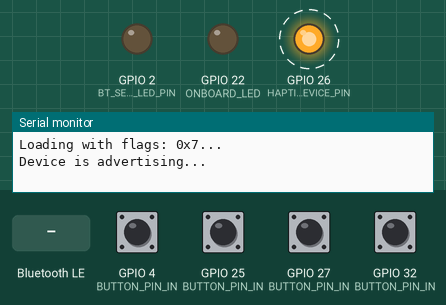
A program run on a simulated ESP32. Parts: output pins drawn as LEDs (lit = HIGH), the last lines printed to the serial monitor. Dashed ring = blinking. Inputs (shaded band) come from the test bench; at power-on: GPIO 4 (BUTTON_PIN_IN), GPIO 25 (BUTTON_PIN_IN), GPIO 27 (BUTTON_PIN_IN), GPIO 32 (BUTTON_PIN_IN) HIGH. Nothing arrives over Bluetooth unless stated; a phone connects over Bluetooth LE 3 s after start.

Above: at 1.2 s.
1.3 s: Bluetooth LE write "2" received
At 1.4 s:
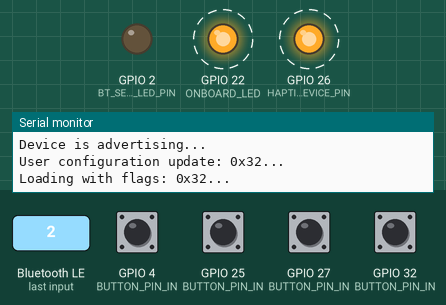
At 4.1 s:
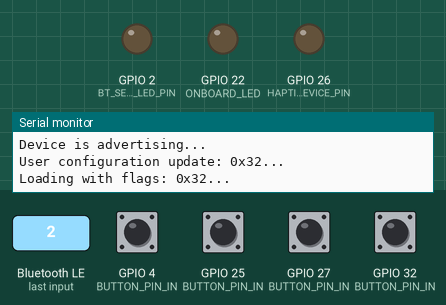
4.3 s: GPIO 4 (BUTTON_PIN_IN) pulled LOW for 0.15 s
5.9 s: Bluetooth LE write "1" received
Timing chart, 0 to 8.9 s (numbered marks = the images above; inputs shaded):
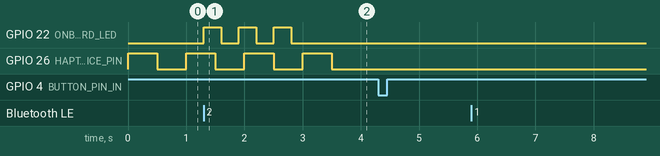

Measured:
- after the input at 1.3 s, GPIO 22 (ONBOARD_LED): alternates HIGH for 0.30 s and LOW for 0.30 s, 6 changes in all, then stays LOW, starting at once
- by itself, GPIO 26 (HAPTIC_DEVICE_PIN): alternates HIGH for 0.50 s and LOW for 0.50 s

The program:

main.cpp
```cpp
#include <Arduino.h>
#include <AceButton.h>
#include <BLEDevice.h>
#include <BLEServer.h>
#include <BLEUtils.h>
#include <BLE2902.h>
#include <EEPROM.h>

#include "ButtonModel.h"
#include "Data.h"
#include "Notification.h"

using namespace ace_button;

// Device presets
#define BT_SESSION_LED_PIN 2
#define HAPTIC_DEVICE_PIN 26
#define ONBOARD_LED 22
#define BUTTON_COUNT 4
const uint8_t  BUTTON_PIN_IN[BUTTON_COUNT] = {27, 25, 32, 4};

// Bluetooth Descriptors
#define DEVICE_NAME                      "ABA Cricket"
#define SERVICE_UUID                     "00afbfe4-0000-4233-bb16-1e3500150000"
#define SESSION_CHARACTERISTIC_ID        "00afbfe4-0001-4233-bb16-1e3500150000"
#define DEVICE_STATE_CHARACTERISTIC_ID   "00afbfe4-0010-4233-bb16-1e3500150000"
#define DEVICE_OPTIONS_CHARACTERISTIC_ID "00afbfe4-0011-4233-bb16-1e3500150000"
#define BUTTON0_CHARACTERISTIC_ID        "00afbfe4-00d0-4233-bb16-1e3500150000"
#define BUTTON1_CHARACTERISTIC_ID        "00afbfe4-00d1-4233-bb16-1e3500150000"
#define BUTTON2_CHARACTERISTIC_ID        "00afbfe4-00d2-4233-bb16-1e3500150000"
#define BUTTON3_CHARACTERISTIC_ID        "00afbfe4-00d3-4233-bb16-1e3500150000"
#define BT_NUM_HANDLES 32

const BLEUUID BUTTON_CHARACTERISTIC_ID[BUTTON_COUNT] = {
    BLEUUID(BUTTON0_CHARACTERISTIC_ID),
    BLEUUID(BUTTON1_CHARACTERISTIC_ID),
    BLEUUID(BUTTON2_CHARACTERISTIC_ID),
    BLEUUID(BUTTON3_CHARACTERISTIC_ID)
};

// BL/device state
BLEServer *pServer = NULL;
BLEService *pService = NULL;
bool deviceConnected = false;
bool autoAdvertise = false;

BLECharacteristic *sessionCharacteristic;

// peripherals
AceButton buttons[BUTTON_COUNT];
Notification onboardLed(ONBOARD_LED);
Notification therapyIndicator(BT_SESSION_LED_PIN);
Notification hapticFeedback(HAPTIC_DEVICE_PIN);

ButtonModel buttonModels[BUTTON_COUNT];
void handleEvent(AceButton *, uint8_t, uint8_t);

// Active session info
uint32_t currentSessionId;
bool sessionActive = false;
uint32_t ackCount;

/**
 * Begin BL advertisiting. This might be something that isn't enabled by default, and is triggered by a button press.
 */
void doAdvertise() {
    Serial.println("Device is advertising...");
    pServer->startAdvertising();
    hapticFeedback.pulse(500, 3);
}

/**
 * Notification of BLE connection events.
 */
class BTSessionCallback : public BLEServerCallbacks
{
    void onConnect(BLEServer *pServer)
    {
        deviceConnected = true;
        hapticFeedback.pulse(500, 1);
    };

    void onDisconnect(BLEServer *pServer)
    {
        deviceConnected = false;

        // while the device is going to keep counting, give a visual indication the device is offline?
        therapyIndicator.stop();

        if (autoAdvertise) {
            delay(500);
            doAdvertise();
        }
    }
};

/**
 * Track whether a session is active, provide haptic feedback on receipt.
 */
class SessionManagementCallback : public BLECharacteristicCallbacks
{
    void onWrite(BLECharacteristic *c)
    {
        Session *session = (Session*) c->getData();
        sessionActive = session->active != 0;

        if (currentSessionId != session->id) {
            currentSessionId = session->id;
            ackCount = 0;

            // reset
            for (uint8_t i = 0; i < BUTTON_COUNT; i++) {
                buttonModels[i].reset();
            }

            Serial.printf("Begin session: %d\n", session->id);

            if (sessionActive) {
                hapticFeedback.pulse(500, 2);
            }
        }

        // session activity denoted by led
        if (sessionActive) {
            therapyIndicator.start();
        } else {
            therapyIndicator.stop();
        }

        // haptic feedback to denote receival of events
        if (ackCount < session->eventCount) {
            //uint32_t newEvents = session->eventCount - ackCount;
            //Serial.printf("Acknowledged %d event(s)\n", newEvents);
            hapticFeedback.pulse(150, 1);
        }
        ackCount = session->eventCount;
    }
};

class DeviceInfoCallback : public BLECharacteristicCallbacks
{
    /** Notification that device info is being requested. */
    void onRead(BLECharacteristic *c)
    {
        // todo: battery percentage is currently not calculated
        DeviceInfo deviceInfo =
        {
            100,
            BUTTON_COUNT
        };

        c->setValue((uint8_t*)&deviceInfo, sizeof(DeviceInfo));
    }
};

void loadDeviceState(uint32_t flags) {
    Serial.printf("Loading with flags: 0x%X...\n", flags);
    autoAdvertise = (flags & FLAG_AUTO_ADVERTISE) != 0;
    therapyIndicator.setFeatureEnabled((flags & FLAG_LED) != 0);
    hapticFeedback.setFeatureEnabled((flags & FLAG_HAPTICS) != 0);
}

/**
 * Endpoint to allow configuration of device peripherals on the fly, eg. haptic/led feedback.
 */
class DeviceOptionsCallback : public BLECharacteristicCallbacks
{
    DeviceOptions options = {};

    /** update device operational flags */
    void onWrite(BLECharacteristic *c)
    {
        DeviceOptions *options = (DeviceOptions*) c->getData();
        Serial.printf("User configuration update: 0x%X...\n", options->flags);

        loadDeviceState(options->flags);

        // persist to eeprom
        // EEPROM.writeUInt(0x0, options->flags);
        onboardLed.pulse(300, 3);
    }

    /** update device operational flags */
    void onRead(BLECharacteristic *c)
    {
        if (autoAdvertise) options.flags |= FLAG_AUTO_ADVERTISE;
        if (therapyIndicator.isFeatureEnabled()) options.flags |= FLAG_LED;
        if (hapticFeedback.isFeatureEnabled()) options.flags |= FLAG_HAPTICS;

        c->setValue((uint8_t*)&options, sizeof(DeviceOptions));
    }
};

/**
 * Device bootstrap.
 */
void setup()
{
    Serial.begin(115200);

    // disable on-board led
    pinMode(ONBOARD_LED, OUTPUT);
    digitalWrite(ONBOARD_LED, LOW);

    // load sensible defaults from EEPROM
    // loadDeviceState(EEPROM.readUInt(0x0));

    // don't auto advertise by default
    loadDeviceState(0x7);

    // Create the BLE Device
    BLEDevice::init(DEVICE_NAME);

    // Create the BLE Server
    pServer = BLEDevice::createServer();
    pServer->setCallbacks(new BTSessionCallback());

    // Create the BLE Service
    BLEService *pService = pServer->createService(BLEUUID(SERVICE_UUID), BT_NUM_HANDLES, 0);

    // Session Start/Status Descriptor
    BLECharacteristic *sessionState = pService->createCharacteristic(BLEUUID(SESSION_CHARACTERISTIC_ID),
            BLECharacteristic::PROPERTY_WRITE | BLECharacteristic::PROPERTY_READ | BLECharacteristic::PROPERTY_WRITE_NR);
    sessionState->addDescriptor(new BLE2902());
    sessionState->setCallbacks(new SessionManagementCallback());

    // High level info on the device
    BLECharacteristic *deviceState = pService->createCharacteristic(BLEUUID(DEVICE_STATE_CHARACTERISTIC_ID),
            BLECharacteristic::PROPERTY_READ);
    deviceState->addDescriptor(new BLE2902());
    deviceState->setCallbacks(new DeviceInfoCallback());

    // Configurable options
    BLECharacteristic *deviceOptions = pService->createCharacteristic(BLEUUID(DEVICE_OPTIONS_CHARACTERISTIC_ID),
            BLECharacteristic::PROPERTY_WRITE | BLECharacteristic::PROPERTY_READ | BLECharacteristic::PROPERTY_WRITE_NR);
    deviceOptions->addDescriptor(new BLE2902());
    deviceOptions->setCallbacks(new DeviceOptionsCallback());

    // ensure clean state
    ackCount = 0;
    therapyIndicator.stop();

    // Initialize buttons
    for (int i = 0; i < BUTTON_COUNT; i++)
    {
        int buttonPin = BUTTON_PIN_IN[i];
        pinMode(buttonPin, INPUT_PULLUP);
        AceButton &button = buttons[i];
        button.init(buttonPin, 1U, i);
        ButtonConfig *buttonConfig = button.getButtonConfig();
        buttonConfig->setEventHandler(handleEvent);

        // Bind bluetooth service & characteristic to button
        buttonModels[i].init(pService, BUTTON_CHARACTERISTIC_ID[i]);
    }

    // Start the service
    pService->start();

    // Configure advertising
    BLEAdvertising *pAdvertising = BLEDevice::getAdvertising();
    pAdvertising->addServiceUUID(SERVICE_UUID);
    pAdvertising->setScanResponse(true);
    pAdvertising->setMinPreferred(0x0);
    if (autoAdvertise) {
        doAdvertise();
    }
}

void loop()
{
    for (auto &button : buttons)
    {
        button.check();
    }

    therapyIndicator.check();
    hapticFeedback.check();
    onboardLed.check();
}

// The event handler for the buttons.
void handleEvent(AceButton *button, uint8_t eventType, uint8_t buttonState)
{
    uint64_t now = millis();

    switch (eventType)
    {
    case AceButton::kEventPressed:
        uint8_t buttonId = button->getId();
        Serial.printf("%09llu: Button Clicked: %d\n", now, buttonId);

        // while connected, we're a regular button... if not, we can be used to activate BLE advertising
        if (deviceConnected) {
            buttonModels[buttonId].handleButtonPress(now);
        }
        else if (!autoAdvertise)
        {
            doAdvertise();
        }
        break;
    }
}
```

ButtonModel.h
```cpp
#pragma once

#include <BLEDevice.h>
#include <BLE2902.h>

#include "Data.h"

class ButtonModel
{
private:
    BLECharacteristic *_characteristic;
    ButtonState _data;

public:
    ButtonModel();

    void init(BLEService *pService, BLEUUID uuid);

    void handleButtonPress(uint64_t now);

    void reset();
};
```

Data.h
```cpp
#pragma once

#include <Arduino.h>

#define MAX_BUTTONS 5

#pragma pack(4)
struct Session {
    uint32_t id;
    uint32_t active;
    uint32_t eventCount;
};

#pragma pack(4)
struct ButtonState {
    uint32_t clickCount;
};

#pragma pack(4)
struct DeviceInfo {
    uint8_t batteryPercentage;
    uint8_t buttonCount;
};

#define FLAG_LED             0x1
#define FLAG_HAPTICS         0x2
#define FLAG_AUTO_ADVERTISE  0x4

#pragma pack(4)
struct DeviceOptions {
    uint32_t flags;
};
```

Notification.h
```cpp
#pragma once

#include <Arduino.h>

class Notification
{
private:
    uint8_t _pin;
    bool _featureEnabled = true;

    uint8_t _remainingPulse;
    uint16_t _pulseDuration;
    uint64_t _nextTimeout;
    bool _isHigh;

public:
    Notification(uint8_t pin);

    void check();

    void start();

    void pulse(uint16_t duration, uint8_t count = 1);

    void stop();

    void setFeatureEnabled(bool featureEnabled);

    bool isFeatureEnabled();
};
```

ButtonModel.cpp
```cpp
#include <ButtonModel.h>

ButtonModel::ButtonModel()
{
    memset(&_data, 0, sizeof(ButtonState));
}

void ButtonModel::init(BLEService *pService, BLEUUID uuid)
{
    _characteristic = pService->createCharacteristic(uuid, BLECharacteristic::PROPERTY_READ | BLECharacteristic::PROPERTY_NOTIFY);
    _characteristic->setValue((uint8_t *)&_data, sizeof(ButtonState));
    _characteristic->addDescriptor(new BLE2902());

    memset(&_data, 0, sizeof(ButtonState));
    _characteristic->setValue((uint8_t *)&_data, sizeof(ButtonState));
}

void ButtonModel::handleButtonPress(uint64_t now)
{
    // this button may not have been mapped in the descriptor
    //if (!isEnabled()) return;

    _data.clickCount++;
    _characteristic->setValue((uint8_t *)&_data, sizeof(ButtonState));
    _characteristic->notify();
}

void ButtonModel::reset()
{
    _data.clickCount = 0;
    _characteristic->setValue((uint8_t *)&_data, sizeof(ButtonState));
}
```

Notification.cpp
```cpp
#include <Notification.h>

Notification::Notification(uint8_t pin)
{
    _pin = pin;
    _nextTimeout = LONG_MAX;
    pinMode(pin, OUTPUT);
    digitalWrite(pin, LOW);
}

void Notification::check()
{
    if (_remainingPulse == 0) return;

    unsigned long now = millis();

    if (now >= _nextTimeout) {
        _nextTimeout = now + _pulseDuration;

        if (_isHigh) {
            digitalWrite(_pin, LOW);
            _isHigh = false;
            _remainingPulse--;
            if (_remainingPulse == 0) {
                _nextTimeout = LONG_MAX;
            }
        } else {
            if (_featureEnabled) {
                digitalWrite(_pin, HIGH);
            }
            _isHigh = true;
        }
    }
}

void Notification::start() {
    _isHigh = true;
    _remainingPulse = 0;
    _nextTimeout = LONG_MAX;
    if (_featureEnabled) {
        digitalWrite(_pin, HIGH);
    }
}

void Notification::pulse(uint16_t duration, uint8_t count) {
    _isHigh = false;
    _remainingPulse = count;
    _nextTimeout = 0;
    _pulseDuration = duration;
    check();
}

void Notification::stop() {
    _nextTimeout = LONG_MAX;
    _isHigh = false;
    _remainingPulse = 0;
    digitalWrite(_pin, LOW);
}

bool Notification::isFeatureEnabled() {
    return _featureEnabled;
}

void Notification::setFeatureEnabled(bool featureEnabled) {
    _featureEnabled = featureEnabled;
    if (_featureEnabled) {
        digitalWrite(_pin, _isHigh ? HIGH : LOW);
    } else {
        stop();
    }
}
```
